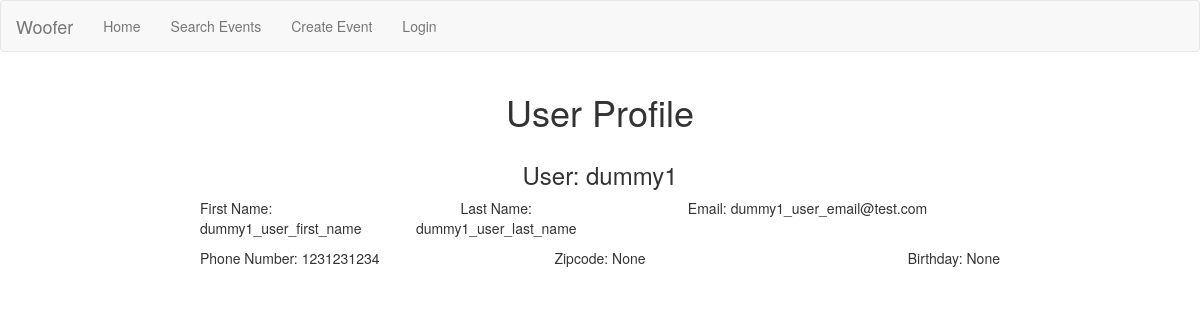
The app's page /view_user/1/ with its own data.
### woofer/models.py (models this page shows, shortened)
class Profile(models.Model):
    id = models.AutoField(primary_key=True)
    user = models.OneToOneField(User)
    phone_number = models.IntegerField(blank=True, null=True)
    zipcode = models.IntegerField(blank=True, null=True)
    birthday = models.DateField(auto_now=False, auto_now_add=False, blank=True, null=True)

### woofer/views/user_views.py (the view)
# urls.py: url(r'^view_user/(?P<userid>[0-9]+)/$', user_views.user_view),
def user_view(request, userid):
    user = Profile.objects.get(id = userid)
    return render(request, 'woofer/user_profile.html', { 'user' : user } )

### woofer/templates/woofer/user_profile.html (shortened to what this page needs)
{% extends 'woofer/pageframe.html' %}
{% block content %}
<div class="containter-fluid">
    <div class="row">
        <div class="col-md-12">
            <h1 class="text-center">User Profile</h1>
        </div>
    </div>
    <div class="row">
        <div class="col-md-12">
            <h3 class="text-center">User: {{ user.user.username }}</h3>
        </div>
    </div>
    <div class="row">
        <div class="col-md-3">
            <p class="text-left">First Name: {{ user.user.first_name }}</p>
        </div>
        <div class="col-md-3">
            <p class="text-center">Last Name: {{ user.user.last_name }}</p>
        </div>
        <div class="col-md-6">
            <p class="text-center">Email: {{ user.user.email }}</p>
        </div>
    </div>
    <div class="row">
        <div class="col-md-4">
            <p class="text-left">Phone Number: {{ user.phone_number }}</p>
        </div>
        <div class="col-md-4">
            <p class="text-center">Zipcode: {{ user.zipcode }}</p>
        </div>
        <div class="col-md-4">
            <p class="text-right">Birthday: {{ user.birthday }}</p>
        </div>
    </div>
</div>
{% endblock %}

### records on screen
Profile: user.username "dummy1", user.first_name "dummy1_user_first_name", user.last_name "dummy1_user_last_name", user.email "dummy1_user_email@test.com", phone_number "1231231234", zipcode "None", birthday "None"
